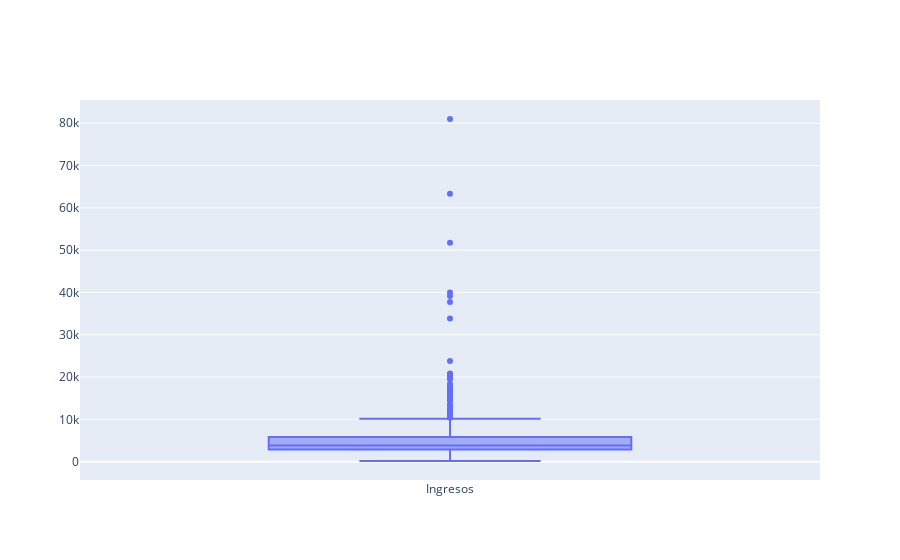

Notebook code for this chart:
### Code cell
caja = go.Box(y=df['Ingresos'],name='Ingresos')
iplot([caja])

### Figure 1 — Plotly figure (JSON) as saved in the notebook; plotly's stock layout.template omitted (floating-point values rounded to 4 significant figures; data arrays with more than 128 entries replaced by an {"elided": "..."} marker saying what was removed)
{"data": [{"name": "Ingresos", "type": "box", "y": {"elided": "614 int values"}}], "layout": {}}
